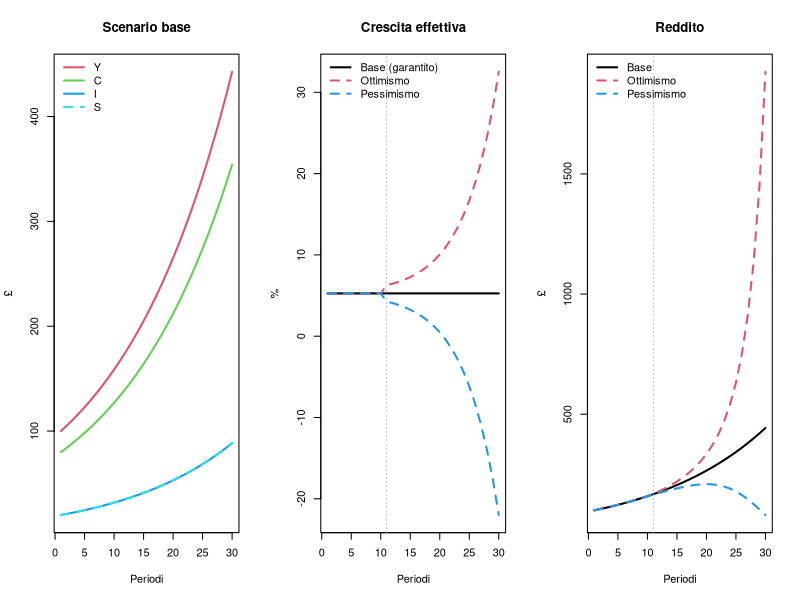

The R script that drew this image:
# Modello di Harrod-Domar con ASPETTATIVE ESTRAPOLATIVE (il "filo del rasoio")
# Corso "Analisi economica" - Parte II (sezione 2.2)
#
#   ge = ge(-1) + lam*(g(-1) - ge(-1)) + eps   crescita attesa (adattiva)
#   dYe = ge * Y(-1)                           variazione attesa del reddito
#   I = a * dYe                                acceleratore
#   C = c1 * Y                                 consumo
#   Y = C + I                                  equilibrio (=> S = I)
#   S = Y - C                                  risparmio
#   g = Y/Y(-1) - 1                            crescita effettiva
#
# Saggio garantito: gw = s/(a - s), con s = 1 - c1

# Prepara l'ambiente
rm(list = ls(all = TRUE))

# Parametri
nPeriods = 30      # Numero di periodi
nScenarios = 3     # 1 = base, 2 = ottimismo, 3 = pessimismo
nIter = 100        # Iterazioni per risolvere il sistema in ogni periodo

c1 = 0.8           # Propensione al consumo
s = 1 - c1         # Propensione al risparmio
a = 4              # Rapporto capitale/prodotto (acceleratore)
lam = 0.01         # Velocita' di revisione delle aspettative
gw = s / (a - s)   # Saggio di crescita garantito
shockAt = 11       # Periodo dello shock
eps0 = 0.0005      # Ampiezza dello shock sulla crescita attesa (0,05 punti %)

# Matrici
Y = matrix(0, nrow = nScenarios, ncol = nPeriods)    # Reddito
C = matrix(0, nrow = nScenarios, ncol = nPeriods)    # Consumo
I = matrix(0, nrow = nScenarios, ncol = nPeriods)    # Investimento
S = matrix(0, nrow = nScenarios, ncol = nPeriods)    # Risparmio
ge = matrix(0, nrow = nScenarios, ncol = nPeriods)   # Crescita attesa
g = matrix(0, nrow = nScenarios, ncol = nPeriods)    # Crescita effettiva
dYe = matrix(0, nrow = nScenarios, ncol = nPeriods)  # Variazione attesa di Y
eps = matrix(0, nrow = nScenarios, ncol = nPeriods)  # Shock

# Valori iniziali: l'economia parte sul sentiero garantito
Y[, 1] = 100
C[, 1] = c1 * Y[, 1]
I[, 1] = s * Y[, 1]
S[, 1] = s * Y[, 1]
ge[, 1] = gw
g[, 1] = gw

# Shock una tantum sulle aspettative
eps[2, shockAt] = eps0     # Ottimismo
eps[3, shockAt] = -eps0    # Pessimismo

# Modello
for (i in 2:nPeriods){
  
  for (j in 1:nScenarios){
    
    for (iter in 1:nIter){
      
      ge[j,i] = ge[j,i-1] + lam*(g[j,i-1] - ge[j,i-1]) + eps[j,i]
      
      dYe[j,i] = ge[j,i]*Y[j,i-1]
      
      I[j,i] = a*dYe[j,i]
      
      C[j,i] = c1*Y[j,i]
      
      Y[j,i] = C[j,i] + I[j,i]
      
      S[j,i] = Y[j,i] - C[j,i]
      
      g[j,i] = Y[j,i]/Y[j,i-1] - 1
      
    }
  }
}

# Controlli
cat("Saggio garantito gw =", round(100*gw, 2), "%\n")
cat("Fattore di instabilita' =", round(1 + lam*(a/s - 1), 3), "\n")
cat("Scarto massimo S - I:", max(abs(S - I)), "\n")

# Grafici
par(mfrow = c(1, 3))

# 1) Scenario base: le variabili crescono tutte al saggio garantito
plot(Y[1,], type = "l", col = 2, lwd = 2, ylab = "£", xlab = "Periodi",
     ylim = range(Y[1,], C[1,], I[1,]), main = "Scenario base")
lines(C[1,], col = 3, lwd = 2)
lines(I[1,], col = 4, lwd = 2)
lines(S[1,], col = 5, lty = 2, lwd = 2)
legend("topleft", c("Y", "C", "I", "S"), col = c(2, 3, 4, 5),
       lty = c(1, 1, 1, 2), lwd = 2, bty = "n")

# 2) Tasso di crescita effettivo nei tre scenari
plot(100*g[1,], type = "l", col = 1, lwd = 2, ylab = "%", xlab = "Periodi",
     ylim = range(100*g), main = "Crescita effettiva")
lines(100*g[2,], col = 2, lwd = 2, lty = 2)
lines(100*g[3,], col = 4, lwd = 2, lty = 2)
abline(v = shockAt, lty = 3, col = "grey")
legend("topleft", c("Base (garantito)", "Ottimismo", "Pessimismo"),
       col = c(1, 2, 4), lty = c(1, 2, 2), lwd = 2, bty = "n")

# 3) Reddito nei tre scenari
plot(Y[1,], type = "l", col = 1, lwd = 2, ylab = "£", xlab = "Periodi",
     ylim = range(Y), main = "Reddito")
lines(Y[2,], col = 2, lwd = 2, lty = 2)
lines(Y[3,], col = 4, lwd = 2, lty = 2)
abline(v = shockAt, lty = 3, col = "grey")
legend("topleft", c("Base", "Ottimismo", "Pessimismo"),
       col = c(1, 2, 4), lty = c(1, 2, 2), lwd = 2, bty = "n")
